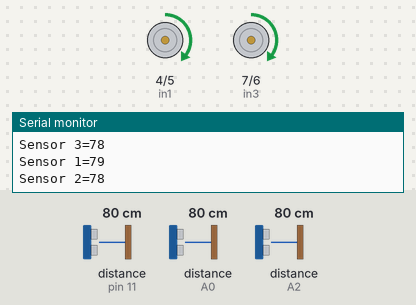
Bench run of a sketch on a simulated Arduino Uno, built with avr-gcc and run on an emulated ATmega328P. Parts: motor-driver pin pairs drawn as motors (green arrow = first pin HIGH = forward, orange = second pin HIGH = backward, longer = more drive, scaled by the enable pin), the last lines printed to the serial monitor. Wiring (inferred from the names in the program): 3 × ultrasonic range finder: trigger pin 12, echo pin 11 / trigger A1, echo A0 / trigger A3, echo A2. Inputs (shaded band) come from the test bench; at power-on: distance to the obstacle (sensors on A0, A2, pin 11) 80 cm. The echo pulse lasts 58.3 µs per cm.

Above: at 1.2 s.
1.3 s: distance to the obstacle (sensor on A0) set to 6 cm
2.8 s: distance to the obstacle (sensor on A0) set to 3 cm
At 3.5 s:
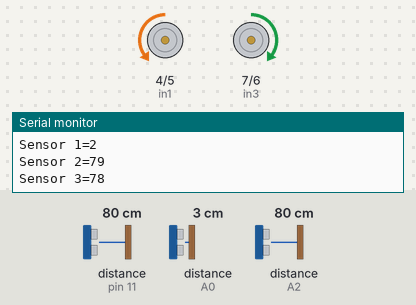
5.8 s: distance to the obstacle (sensor on A2) set to 6 cm
8.8 s: distance to the obstacle (sensor on A2) set to 3 cm
At 9.7 s:
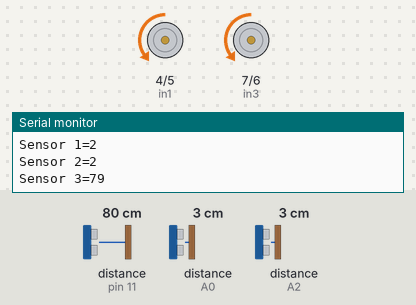
11.8 s: distance to the obstacle (sensor on A2) set to 9 cm
At 12.6 s:
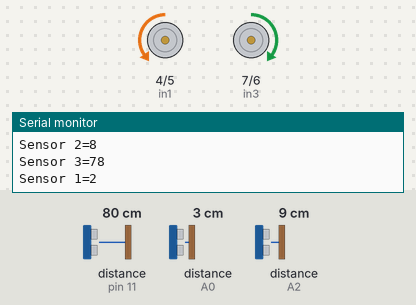
14.8 s: distance to the obstacle (sensor on pin 11) set to 2 cm
Timing chart, 0 to 17.8 s (numbered marks = the images above; inputs shaded):
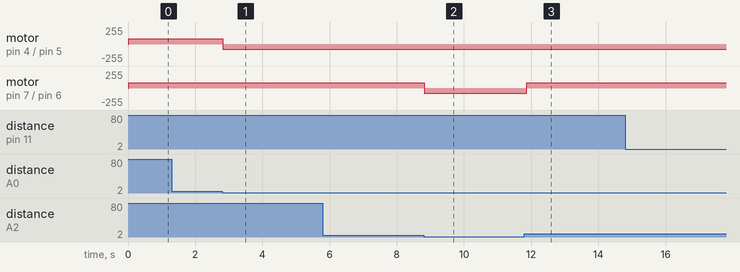

Measured:
- the behaviour switches between 5 and 4 cm on distance to the obstacle (sensor on A0) (found by bisection; images 0 and 1)
- the behaviour switches between 5 and 4 cm on distance to the obstacle (sensor on A2) (found by bisection; images 1 and 2)
- after the input at 2.8 s, motor on pin 4 (in1) / pin 5 (in2): forward 80/255 → backward 80/255 at once
- after the input at 8.8 s, motor on pin 7 (in3) / pin 6 (in4): forward 80/255 → backward 80/255 at once
- after the input at 11.8 s, motor on pin 7 (in3) / pin 6 (in4): backward 80/255 → forward 80/255 after 0.07 s

The sketch:

odyCoba2.ino
```cpp
//kiri
const int trigPin1 = A1;
const int echoPin1 = A0;

//tengah
const int trigPin2 = A3;
const int echoPin2 = A2;

//kanan
const int trigPin3 = 12;
const int echoPin3 = 11;

const int in1 = 4;
const int in2 = 5;
const int in3 = 7;
const int in4 = 6;
const int enA = 3;
const int enB = 9;

#define PWM 80
#define DIS 2   //jarak

void setup()
{
  pinMode(trigPin1, OUTPUT);
  pinMode(echoPin1, INPUT);
  pinMode(trigPin2, OUTPUT);
  pinMode(echoPin2, INPUT);
  pinMode(trigPin3, OUTPUT);
  pinMode(echoPin3, INPUT);

  pinMode (in1, OUTPUT);
  pinMode (in2, OUTPUT);
  pinMode (in3, OUTPUT);
  pinMode (in4, OUTPUT);
  pinMode (enA, OUTPUT);
  pinMode (enB, OUTPUT);
  Serial.begin(9600);
}

void loop()
{

    Serial.print("Sensor 1=");
  Serial.println(SensorKiri());
  Serial.print("Sensor 2=");
  Serial.println(SensorTengah());
  Serial.print("Sensor 3=");
  Serial.println(SensorKanan());

forward();
if (SensorKiri() < 4 ){
  turn_right();
//  delay(200);
}
//else if (SensorKiri() < 4 ){
//  turn_left();
////  delay(200);
//}
//else
if (SensorTengah() < 4 ){
    reverse();
    delay(500);
}
}


void forward ()
{
  digitalWrite(in1, HIGH);
  digitalWrite(in2, LOW);
  digitalWrite(in3, HIGH);
  digitalWrite(in4, LOW);
  analogWrite(enA, PWM);
  analogWrite(enB, PWM);
}

void turn_left ()
{
  digitalWrite(in1, HIGH);
  digitalWrite(in2, LOW);
  digitalWrite(in3, LOW);
  digitalWrite(in4, HIGH);
  analogWrite(enA, PWM);
  analogWrite(enB, PWM);
}

void turn_right ()
{
  digitalWrite(in1, LOW);
  digitalWrite(in2, HIGH);
  digitalWrite(in3, HIGH);
  digitalWrite(in4, LOW);
  analogWrite(enA, PWM);
  analogWrite(enB, PWM);
}

void reverse ()
{
  digitalWrite(in1, LOW);
  digitalWrite(in2, HIGH);
  digitalWrite(in3, LOW);
  digitalWrite(in4, HIGH);
  analogWrite(enA, PWM);
  analogWrite(enB, PWM);
}

void stop()
{
  digitalWrite(in1, LOW);
  digitalWrite(in2, LOW);
  digitalWrite(in3, LOW);
  digitalWrite(in4, LOW);
  analogWrite(enA, LOW);
  analogWrite(enB, LOW);
}

long SensorKiri ()
{
  long dur;
  digitalWrite(trigPin1, LOW);
  delayMicroseconds(5);
  digitalWrite(trigPin1, HIGH);
  delayMicroseconds(10);
  digitalWrite(trigPin1, LOW);
  dur = pulseIn(echoPin1, HIGH);
  return (dur* 0.034 / 2);
}

long SensorTengah ()
{
  long dur;
  digitalWrite(trigPin2, LOW);
  delayMicroseconds(5);
  digitalWrite(trigPin2, HIGH);
  delayMicroseconds(10);
  digitalWrite(trigPin2, LOW);
  dur = pulseIn(echoPin2, HIGH);
  return (dur* 0.034 / 2);
}

long SensorKanan ()
{
  long dur;
  digitalWrite(trigPin3, LOW);
  delayMicroseconds(5);
  digitalWrite(trigPin3, HIGH);
  delayMicroseconds(10);
  digitalWrite(trigPin3, LOW);
  dur = pulseIn(echoPin3, HIGH);
  return (dur* 0.034 / 2);
}
```
